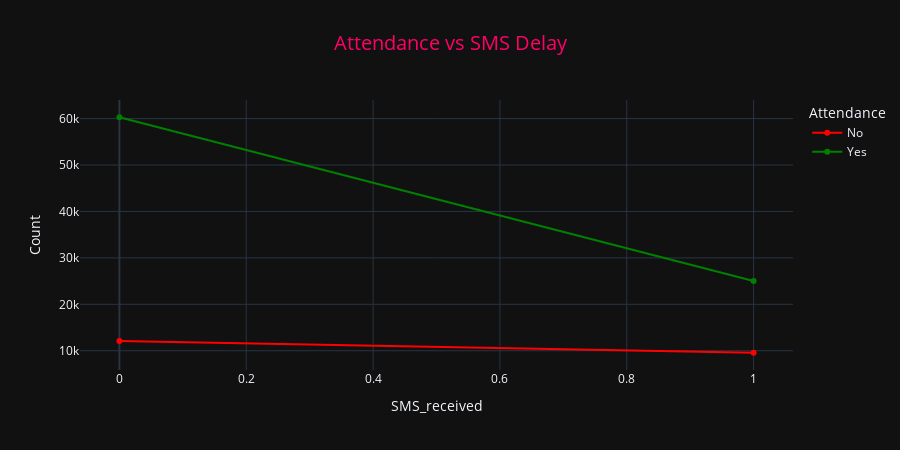

The notebook cell saved with this chart:
### Code cell
fig_sms = px.line(
    sms_effect,
    x='SMS_received',
    y='Count',
    color='Attendance',
    title='Attendance vs SMS Delay',
    markers=True,
    color_discrete_map={'Yes': 'green', 'No': 'red'},
    color_discrete_sequence=color_disease,
    template=template_style
)
fig_sms.update_layout(
    height=450,
    title_font=dict(size=20, color=color_disease[0]),
    title_x=0.5
)

### Figure 1 — Plotly figure (JSON) as saved in the notebook; plotly's stock layout.template omitted (floating-point values rounded to 4 significant figures)
{"data": [{"hovertemplate": "Attendance=No<br>SMS_received=%{x}<br>Count=%{y}<extra></extra>", "legendgroup": "No", "line": {"color": "red", "dash": "solid"}, "marker": {"symbol": "circle"}, "mode": "lines+markers", "name": "No", "orientation": "v", "showlegend": true, "x": [0, 1], "xaxis": "x", "y": [12109, 9568], "yaxis": "y", "type": "scatter"}, {"hovertemplate": "Attendance=Yes<br>SMS_received=%{x}<br>Count=%{y}<extra></extra>", "legendgroup": "Yes", "line": {"color": "green", "dash": "solid"}, "marker": {"symbol": "circle"}, "mode": "lines+markers", "name": "Yes", "orientation": "v", "showlegend": true, "x": [0, 1], "xaxis": "x", "y": [60287, 25016], "yaxis": "y", "type": "scatter"}], "layout": {"xaxis": {"anchor": "y", "domain": [0.0, 1.0], "title": {"text": "SMS_received"}}, "yaxis": {"anchor": "x", "domain": [0.0, 1.0], "title": {"text": "Count"}}, "legend": {"title": {"text": "Attendance"}, "tracegroupgap": 0}, "title": {"text": "Attendance vs SMS Delay", "font": {"size": 20, "color": "#ff0066"}, "x": 0.5}, "height": 450}}
